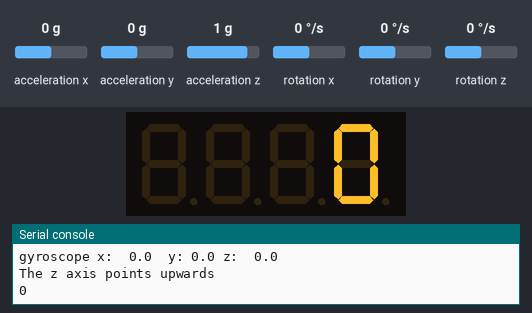
Simulated run of this program. Board: ESP32 board running MicroPython. Parts: 4-digit seven-segment display, the last lines printed to the serial console. The test bench sets the inputs (shaded band); at power-on: acceleration z 1 g, acceleration x 0 g, acceleration y 0 g, rotation x 0 °/s, rotation y 0 °/s, rotation z 0 °/s. Threads take turns every 2 ms; library files of the repository ran but are not shown: imu.py, tm1637.py.

Above: at 1.4 s.
1.5 s: acceleration z set to -1.4 g
At 2.2 s:
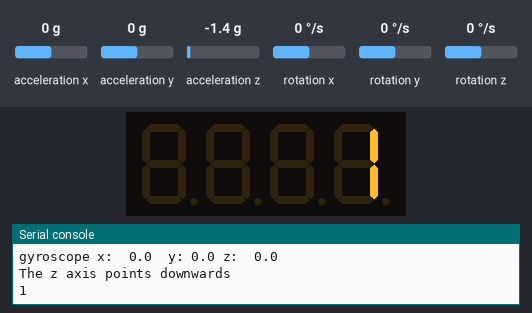
3.0 s: acceleration x set to -1.4 g
4.6 s: acceleration y set to -1.4 g
6.3 s: rotation x set to -192 °/s
Timing chart, 0 to 8.9 s (numbered marks = the images above; inputs shaded):
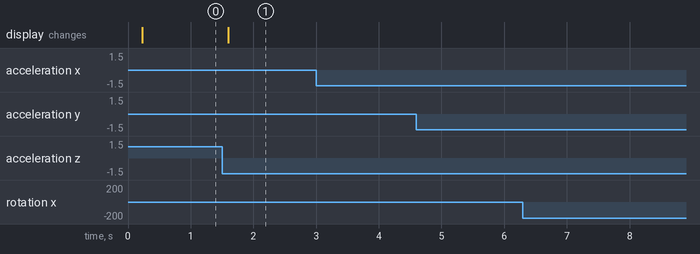

The program:

fald_funktion.py
```python
from machine import Pin,ADC, I2C
from time import sleep
from imu import MPU6050
import tm1637
import _thread

i2c = I2C(0, sda=Pin(21), scl=Pin(22), freq=400000)
imu = MPU6050(i2c)

tm = tm1637.TM1637(clk=Pin(2), dio=Pin(0))

tm.number(0)

def faldcount():
    fald1 = False

    x2 = False

    faldCounter = 0

    while True:
        # reading values
        acceleration = imu.accel
        gyroscope = imu.gyro
        print ("Acceleration x: ", round(acceleration.x,2), " y:", round(acceleration.y,2),
               "z: ", round(acceleration.z,2))

        print ("gyroscope x: ", round(gyroscope.x,2), " y:", round(gyroscope.y,2),
               "z: ", round(gyroscope.z,2))

    # data interpretation (accelerometer)


        if abs(acceleration.x) > 0.4:
            if (acceleration.x > 0):
                print("The x axis points upwards")

            else:
                print("The x axis points downwards")

        if abs(acceleration.y) > 0.4:
            if (acceleration.y > 0):
                print("The y axis points upwards")
            else:
                print("The y axis points downwards")

        if abs(acceleration.z) > 0.4:
            if (acceleration.z > 0):
                print("The z axis points upwards")
                fald1 = False
            else:
                print("The z axis points downwards")
                fald1 = True


        if ((fald1 == True) and (x2 == False)):
            faldCounter = faldCounter + 1
            x2 = True
#             print("her")
            tm.number(faldCounter)

        if fald1 == 0:
            x2 = False
#             print("nu her")

        print(faldCounter)
    # data interpretation (gyroscope)

        if abs(gyroscope.x) > 20:
            print("Rotation around the x axis")

        if abs(gyroscope.y) > 20:
            print("Rotation around the y axis")

        if abs(gyroscope.z) > 20:
            print("Rotation around the z axis")

        sleep(0.1)

_thread.start_new_thread(faldcount,())
```

Measured:
- after the input at 1.5 s, the display: changes after 0.10 s (image 1)
